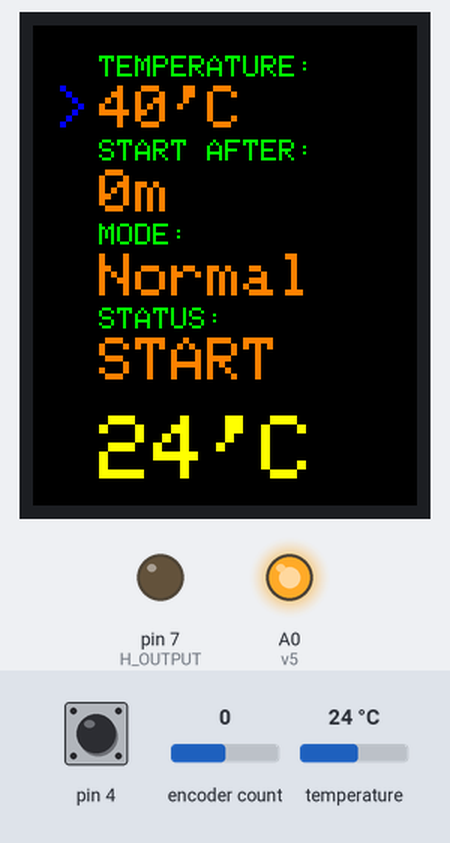
Bench run of a sketch on a simulated Arduino Uno, built with avr-gcc and run on an emulated ATmega328P. Shown: 128×160 colour display, output pins drawn as LEDs (lit = HIGH). The inputs (shaded band) are chosen by the test bench; at power-on: temperature 24 °C, encoder count 0, pin 4 HIGH. What the sketch prints to the serial monitor is not drawn.

Above: at 2.7 s.
2.8 s: temperature set to 41 °C
At 5.2 s:
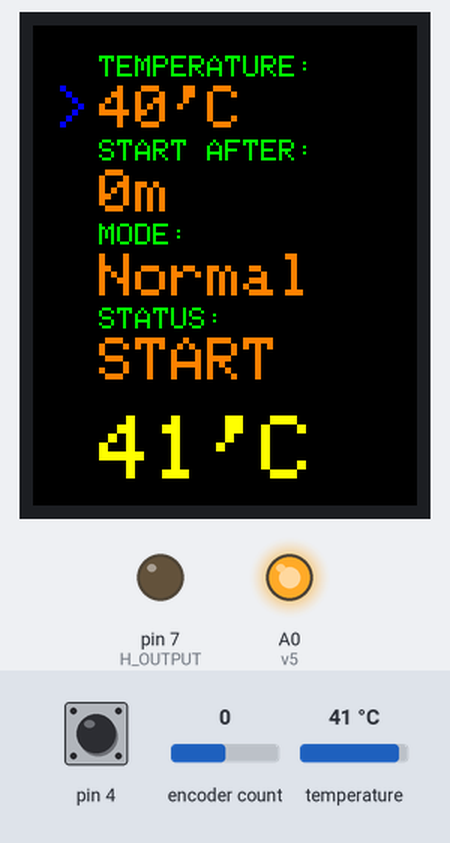
5.6 s: encoder count set to 4
7.1 s: temperature set to 12 °C
At 9.3 s:
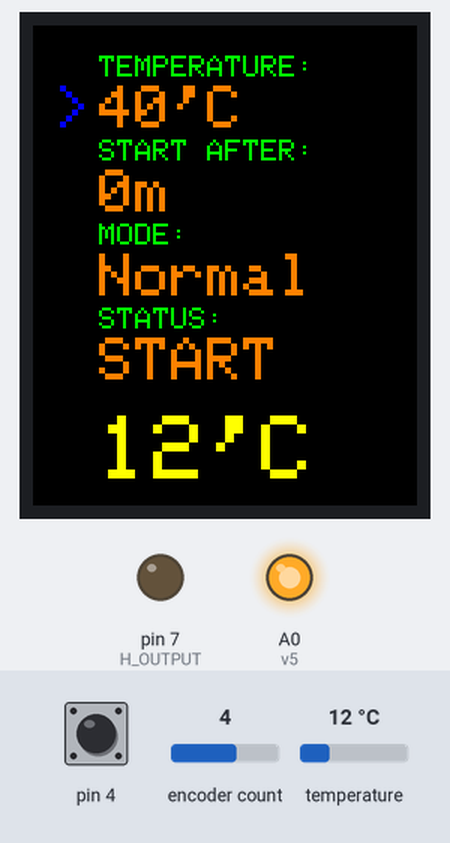
9.6 s: encoder count set to 5
At 10.1 s:
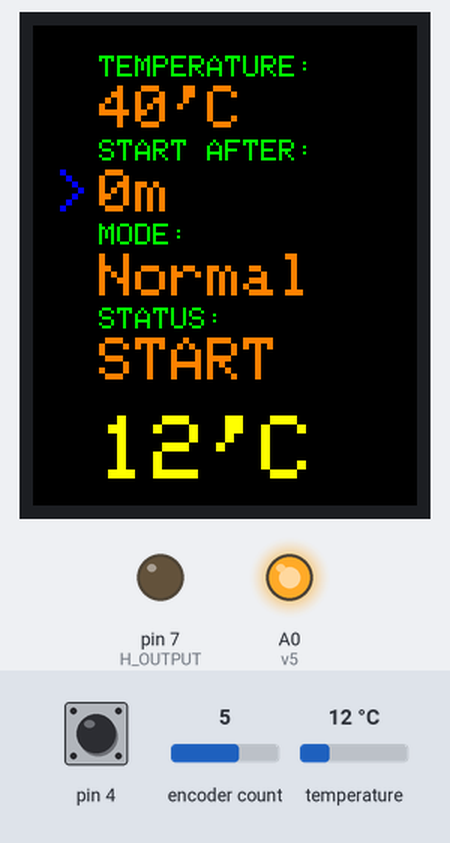
11.1 s: temperature set to 19 °C
At 12.6 s:
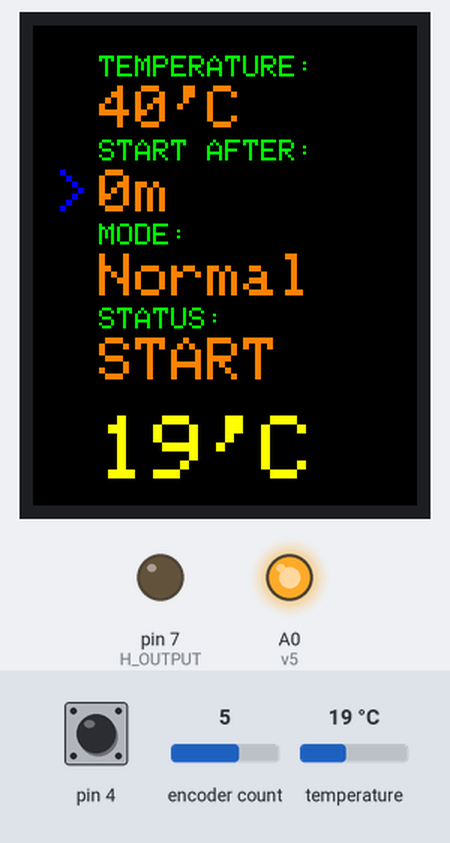
13.6 s: encoder count set to 6
At 14.4 s:
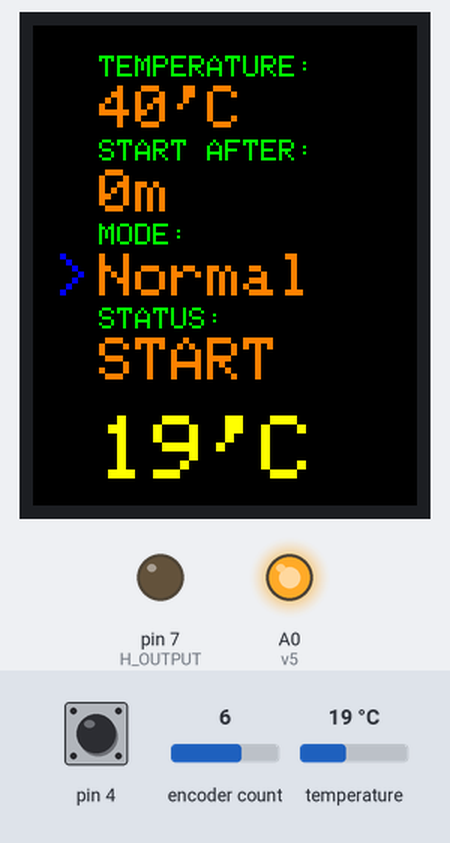
Timing chart, 0 to 16.1 s (numbered marks = the images above; inputs shaded):
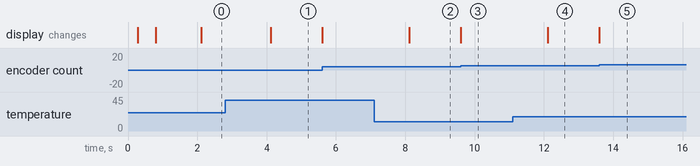

The sketch:

heater-with-display.ino
```cpp
#include <Adafruit_GFX.h>
#include <Adafruit_ST7735.h>
#include "GyverEncoder.h"
#include <SPI.h>
#include <OneWire.h>
#include <DallasTemperature.h>

#define TFT_CS 9
#define TFT_RST 12
#define TFT_DC 10
#define ENC_CLK 2
#define ENC_DT 3
#define ENC_SW 4
#define H_OUTPUT 7
#define DS18B20 6

int pointer = 0;
int mode = 0;
int state = 0;
int temperature = 40;
int actTemperature = 0;
int startTime = 0;
long lastUpdateTime = 0;
const int updateTime = 2000;
Adafruit_ST7735 tft = Adafruit_ST7735(TFT_CS, TFT_DC, TFT_RST);
Encoder enc1(ENC_CLK, ENC_DT, ENC_SW);
OneWire oneWire(DS18B20);
DallasTemperature sensor(&oneWire);

//временные выводы для питания
int gnd = 8;
int gnd_ds = 5;
int v5 = A0;

void setup() {
  // put your setup code here, to run once:
  pinMode(H_OUTPUT, H_OUTPUT);
  digitalWrite(H_OUTPUT, LOW);

  pinMode(gnd, OUTPUT);
  pinMode(gnd_ds, OUTPUT);
  pinMode(v5, OUTPUT);
  digitalWrite(gnd, LOW);
  digitalWrite(gnd_ds, LOW);
  digitalWrite(v5, HIGH);

  Serial.begin(9600);
  Serial.println("Hello! ST7765 TFT Menu");
  tft.initR(INITR_BLACKTAB);
  enc1.setType(TYPE2);
  sensor.begin();
  sensor.setResolution(9);
  detectTemperature();
  delay(500);
  menu();
  displayPointer();
}

void loop() {
  // put your main code here, to run repeatedly:
  enc1.tick();
  if (enc1.isTurn() && state == 0) displayPointer(); //разберись с mode
  if (enc1.isClick() && pointer == 3) changeState();
  if (millis() - lastUpdateTime > updateTime) {
    lastUpdateTime = millis();
    detectTemperature();
    temperatureControl();
  }
}

void menu() {
  tft.fillScreen(ST77XX_BLACK);
  tft.setTextColor(ST77XX_GREEN);
  tft.setTextSize(1);
  tft.setCursor(22, 10);
  tft.print("TEMPERATURE:");
  tft.setCursor(22, 38);
  tft.print("START AFTER:");
  tft.setCursor(22, 66);
  tft.print("MODE:");
  tft.setCursor(22, 94);
  tft.print("STATUS:");

  tft.setTextColor(ST77XX_ORANGE);
  tft.setTextSize(2);
  tft.setCursor(22, 20);
  tft.print(String(temperature) + "'C");
  tft.setCursor(22, 48);
  tft.print(String(startTime) + "m");
  tft.setCursor(22, 76);
  tft.print("Normal");
  tft.setCursor(22, 104);
  tft.print("START");

  tft.setTextColor(ST77XX_YELLOW);
  tft.setTextSize(3);
  tft.setCursor(22, 130);
  tft.print("100'C");
}

void displayPointer() {
  if (enc1.isRight()) {
      pointer++;
      if (pointer >= 4) pointer = 0;
    }
    if (enc1.isLeft()) {
      pointer--;
      if (pointer < 0) pointer = 3;
    }

    tft.fillRoundRect(7, 20, 10, 100, 0, ST77XX_BLACK);
    tft.setTextColor(ST77XX_BLUE);
    tft.setTextSize(2);
    switch(pointer) {
    case 0:
      tft.setCursor(7, 20);
      tft.print(">");
      break;
    case 1:
      tft.setCursor(7, 48);
      tft.print(">");
      break;
    case 2:
      tft.setCursor(7, 76);
      tft.print(">");
      break;
    case 3:
      tft.setCursor(7, 104);
      tft.print(">");
      break;
    }

    if (enc1.isRightH()) {
      tft.setTextColor(ST77XX_ORANGE);
      switch (pointer) {
        case 0:
          temperature = temperature + 2;
          tft.fillRoundRect(22, 20, 75, 14, 0, ST77XX_BLACK);
          tft.setCursor(22, 20);
          tft.print(String(temperature) + "'C");
          break;
        case 1:
          startTime = startTime + 5;
          tft.fillRoundRect(22, 48, 75, 14, 0, ST77XX_BLACK);
          tft.setCursor(22, 48);
          tft.print(String(startTime) + "m");
          break;
        case 2:
          mode = !mode;
          tft.fillRoundRect(22, 76, 75, 14, 0, ST77XX_BLACK);
          tft.setCursor(22, 76);
          if (mode == 0) tft.print("Normal");
          if (mode == 1) tft.print("Hold");
          break;
      }
    }

    if (enc1.isLeftH()) {
      tft.setTextColor(ST77XX_ORANGE);
      switch (pointer) {
        case 0:
          temperature = temperature - 2;
          if (temperature < 0 ) temperature = 0;
          tft.fillRoundRect(22, 20, 75, 14, 0, ST77XX_BLACK);
          tft.setCursor(22, 20);
          tft.print(String(temperature) + "'C");
          break;
        case 1:
          startTime = startTime - 5;
          if (startTime < 0 ) startTime = 0;
          tft.fillRoundRect(22, 48, 75, 14, 0, ST77XX_BLACK);
          tft.setCursor(22, 48);
          tft.print(String(startTime) + "m");
          break;
        case 2:
          mode = !mode;
          tft.fillRoundRect(22, 76, 75, 14, 0, ST77XX_BLACK);
          tft.setCursor(22, 76);
          if (mode == 0) tft.print("Normal");
          if (mode == 1) tft.print("Hold");
          break;
      }
    }
}

void changeState() {
  state = !state;
  Serial.println(state);
  tft.fillRoundRect(22, 104, 75, 14, 0, ST77XX_BLACK);
  tft.setTextSize(2);
  tft.setCursor(22, 104);
  switch(state) {
    case 0:
      tft.setTextColor(ST77XX_ORANGE);
      tft.print("START");
      digitalWrite(H_OUTPUT, LOW);
      Serial.println("Heater is Disable");
      break;
    case 1:
      tft.setTextColor(ST77XX_RED);
      tft.print("STOP");
      digitalWrite(H_OUTPUT, HIGH);
      Serial.println("Heater is enabled with parameters:");
      Serial.println("Required temperature: " + String(temperature) + "(*C)");
      Serial.println("Enable after: " + String(startTime) + "(m)");
      Serial.println("Selected mode: " + String(mode));
      Serial.println("Current temperature: " + String(actTemperature) + "(*C)");
      break;
  }
}

void detectTemperature(){
    float tempTemperature;
    sensor.requestTemperatures();
    tempTemperature = sensor.getTempCByIndex(0);
    actTemperature = tempTemperature;
    Serial.println(actTemperature);
    tft.fillRoundRect(22, 130, 90, 21, 0, ST77XX_BLACK);
    tft.setTextColor(ST77XX_YELLOW);
    tft.setTextSize(3);
    tft.setCursor(22, 130);
    tft.print(String(actTemperature) + "'C");
}

void temperatureControl() {
  if (temperature - actTemperature > 5 && mode == 1 && state == 1) digitalWrite(H_OUTPUT, HIGH);
  if (temperature <= actTemperature) {
    digitalWrite(H_OUTPUT, LOW);
    if (mode == 0) {
      state = 0;
      tft.fillRoundRect(22, 104, 75, 14, 0, ST77XX_BLACK);
      tft.setTextColor(ST77XX_ORANGE);
      tft.setTextSize(2);
      tft.setCursor(22, 104);
      tft.print("START");
    }
  }
}
```

Measured:
- after the input at 2.8 s, the display: changes after 1.3 s (image 1)
- after the input at 7.1 s, the display: changes after 1.0 s (image 2)
- after the input at 9.6 s, the display: changes at once (image 3)
- after the input at 11.1 s, the display: changes after 1.0 s (image 4)
- after the input at 13.6 s, the display: changes at once (image 5)
